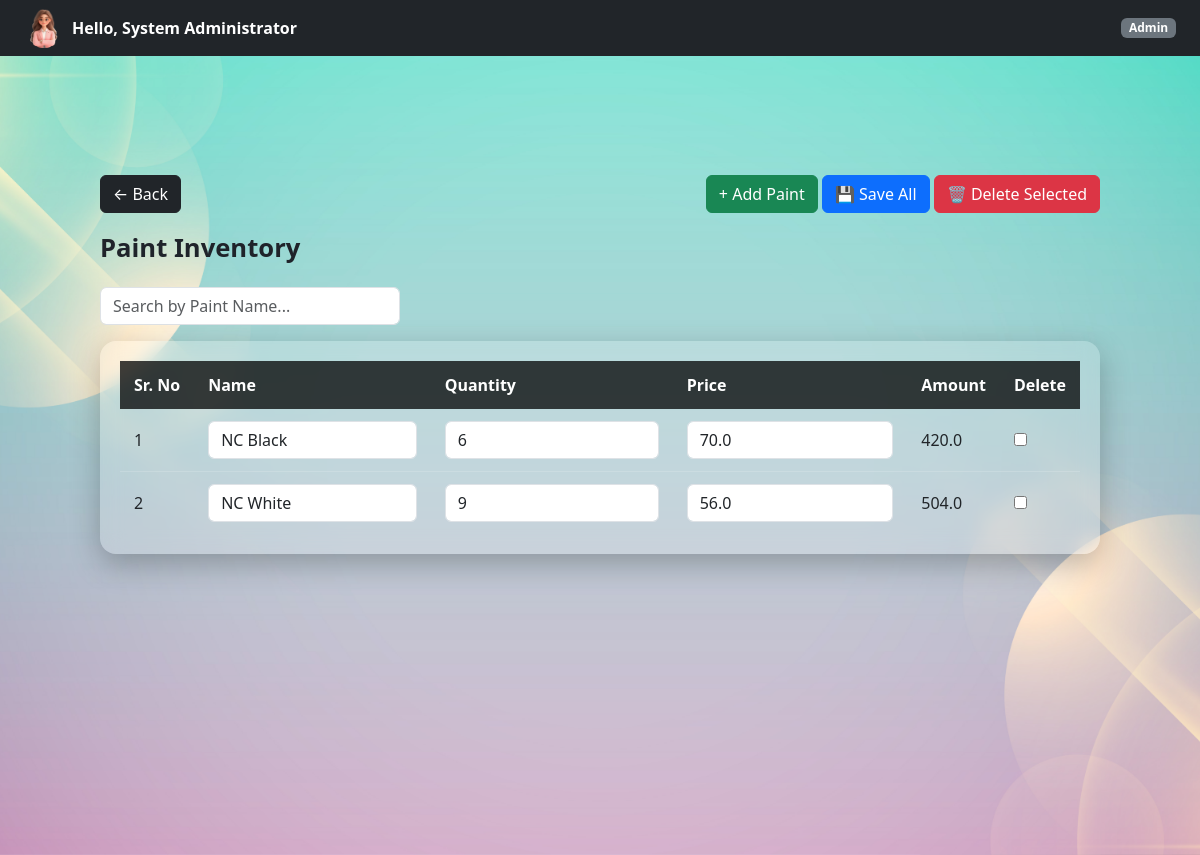
Screenshot of /admin/paints (signed in) with the database file from the repository.
### controller/models.py (models this page shows)
class Paint(db.Model):
    id = db.Column(db.Integer, primary_key=True)
    name = db.Column(db.String(100))
    quantity = db.Column(db.Integer)
    price = db.Column(db.Float)

### controller/admin.py (the view)
@admin_bp.route("/paints")
@login_required
@role_required("Admin")
def view_paints():
    paints = Paint.query.all()   # if model exists
    return render_template("admin/paint.html", paints=paints)

### templates/admin/paint.html (shortened to what this page needs)
{% extends "base.html" %}
{% block page_class %}company-dashboard-bg{% endblock %}
{% block free_content %}
{% include "partials/navbar.html" %}
<div class="dashboard-container">
    <div class="d-flex justify-content-between align-items-center mb-3">
        <a href="{{ url_for('admin.dashboard') }}" class="btn btn-dark">
            ← Back
        </a>
        <div>
            <button class="btn btn-success"
                onclick="addPaintRow()">
                + Add Paint
            </button>
            <button form="paintForm" class="btn btn-primary">
                💾 Save All
            </button>
            <button type="button" class="btn btn-danger"
                onclick="deleteSelectedPaints()">
                🗑 Delete Selected
            </button>
        </div>
    </div>
    <div class="page-title">Paint Inventory</div>
    <input
        type="text"
        id="searchInput"
        placeholder="Search by Paint Name..."
        class="form-control mb-3"
        style="max-width: 300px;"
    >
    <form id="paintForm" method="POST" action="{{ url_for('admin.bulk_update_paints') }}">
        <div class="glass-table">
            <table>
                <thead>
                    <tr>
                        <th>Sr. No</th>
                        <th>Name</th>
                        <th>Quantity</th>
                        <th>Price</th>
                        <th>Amount</th>
                        <th>Delete</th>
                    </tr>
                </thead>
                <tbody id="paintTableBody">
                    {% for paint in paints %}
                    <tr>
                        <td class="sr-no">{{ loop.index }}</td>
                        <td>
                            <input name="name[]" value="{{ paint.name }}" class="form-control">
                        </td>
                        <td>
                            <input name="quantity[]" type="number" value="{{ paint.quantity }}" class="form-control qty">
                        </td>
                        <td>
                            <input name="price[]" type="number" step="0.01" value="{{ paint.price }}" class="form-control price">
                        </td>
                        <td class="amount">
                            {{ paint.quantity * paint.price }}
                        </td>
                        <td>
                            <input type="checkbox" name="selected_ids[]" value="{{ paint.id }}">
                        </td>
                    </tr>
                    {% endfor %}
                </tbody>
            </table>
        </div>
    </form>
</div>
{% endblock %}

### static/styles/main.css (style rules this page uses)
html, body { height: 100%; margin: 0; }
.dashboard-container { width: 100%; padding: 90px 40px 40px; }
.page-title { font-size: 1.6rem; font-weight: 600; color: #1f232a; margin-bottom: 20px; }
.glass-table { background: rgba(255, 255, 255, 0.18); backdrop-filter: blur(10px); -webkit-backdrop-filter: blur(10px); border-radius: 16px; padding: 20px; box-shadow: 0 10px 30px rgba(0, 0, 0, 0.25); width: 100%; overflow-x: auto; }
.glass-table table { width: 100%; border-collapse: collapse; }
.glass-table thead { background: rgba(0, 0, 0, 0.75); color: #ffffff; }
.glass-table th, .glass-table td { padding: 12px 14px; text-align: left; white-space: nowrap; }
.glass-table tbody tr { border-bottom: 1px solid rgba(255, 255, 255, 0.15); }
.glass-table tbody tr:last-child { border-bottom: none; }
body { padding-top: 55px; }

### rows the page displays
Paint: name "NC Black", quantity "6", price "70.0", paint.quantity*paint.price "420.0"
Paint: name "NC White", quantity "9", price "56.0", paint.quantity*paint.price "504.0"

### other values shown
{{ session.get("user_name") }} "System Administrator"
